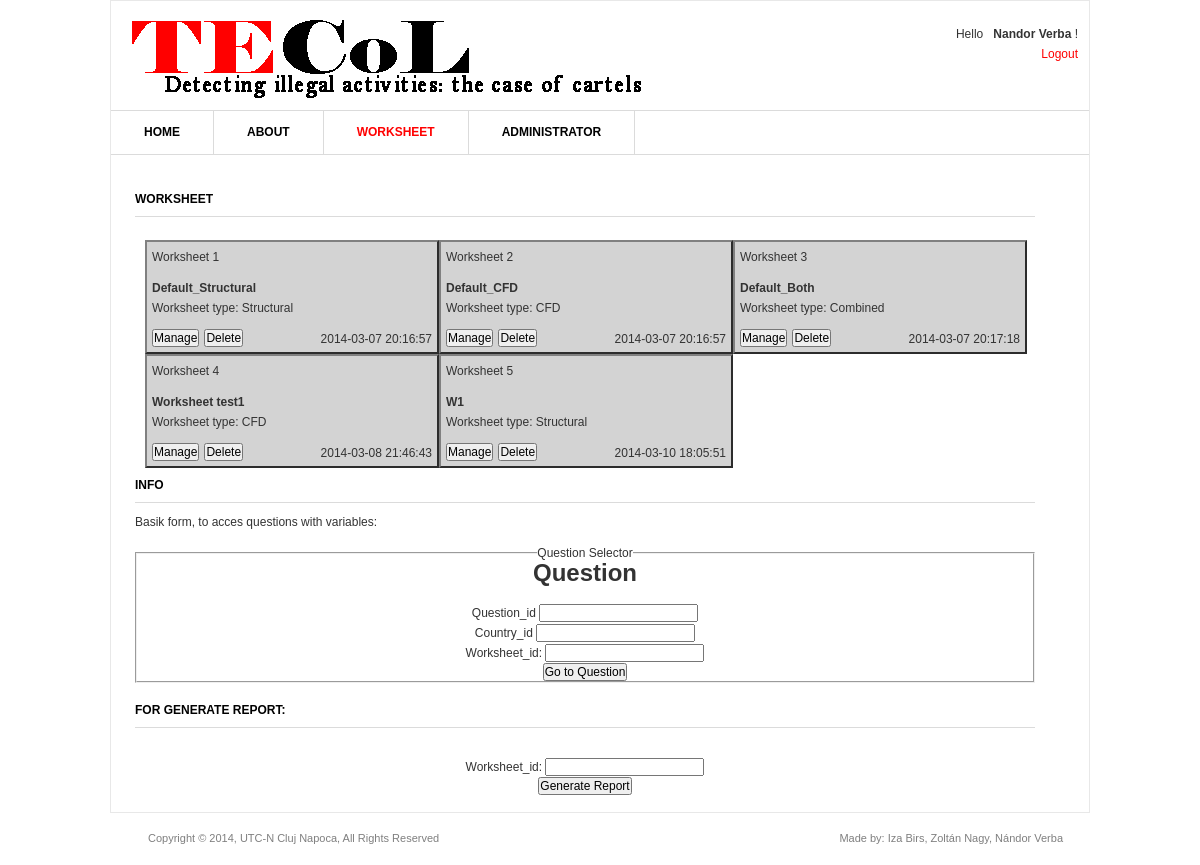
The app's page /tecol/worksheet.php (signed in), older data.
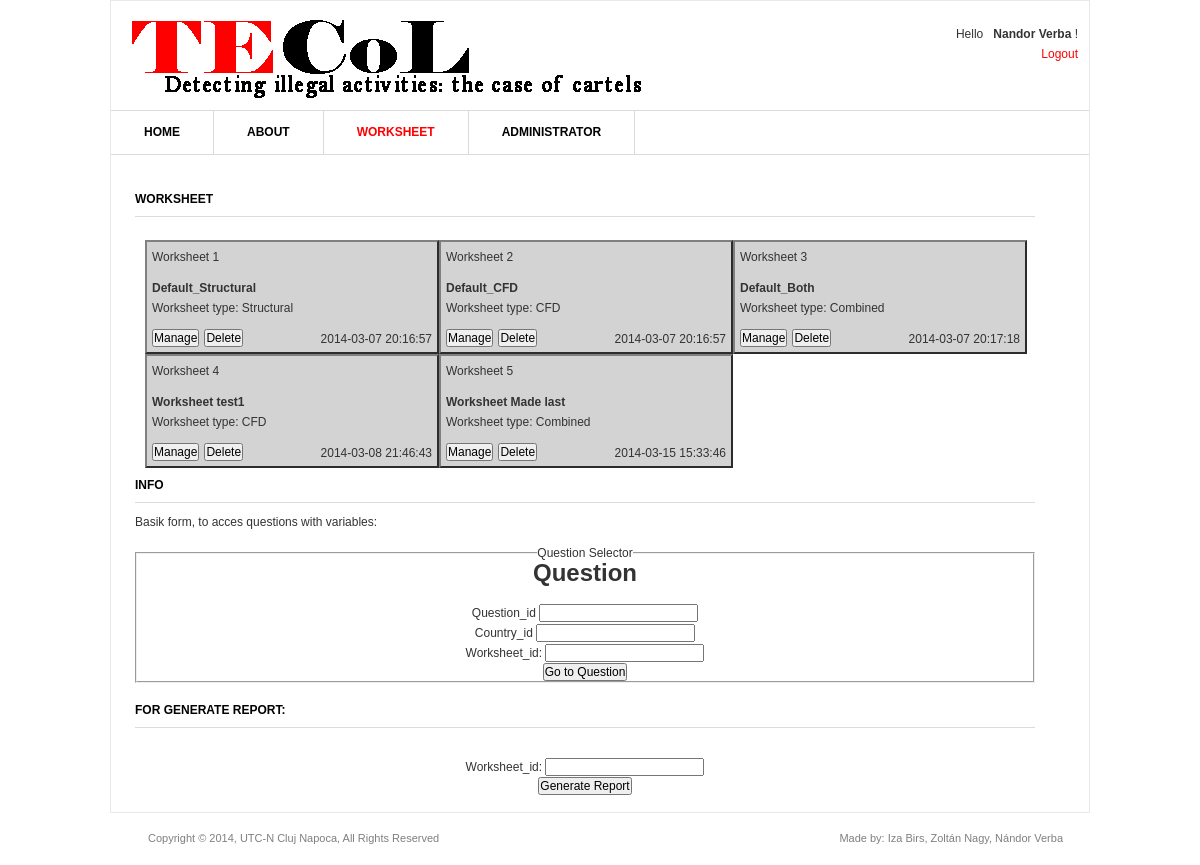
The same page, newer data.
### tables this page shows
CREATE TABLE IF NOT EXISTS `worksheet` (
  `w_id` int(11) NOT NULL AUTO_INCREMENT,
  `u_id` int(11) NOT NULL,
  `w_name` varchar(30) NOT NULL,
  `w_type` tinyint(1) NOT NULL COMMENT '0 for Structural 1 for CFD',
  `w_date` datetime NOT NULL DEFAULT CURRENT_TIMESTAMP,
  PRIMARY KEY (`w_id`)
);

### tecol/worksheet.php (the view, shortened to what this page needs)
<!DOCTYPE html PUBLIC "-//W3C//DTD XHTML 1.0 Transitional//EN" "http://www.w3.org/TR/xhtml1/DTD/xhtml1-transitional.dtd">
<html xmlns="http://www.w3.org/1999/xhtml">
<head>
<link rel='stylesheet' href='css/style.css' type='text/css' media='all' />
<link rel='stylesheet' href='css/jquery.jcarousel.css' type='text/css' media='all' />
</head>
<body>
<div class="shell">
  <div class="border">
    <div id="header">
      <h1 id="logo"><a href="#" class="notext">beSMART</a></h1>
      <div class="socials right">
        <ul>
		<div style='text-align:right'>
		<?php
          if(isset($_SESSION['username']))
	 { echo "	<p> Hello &nbsp <b> ";
	 echo $_SESSION['username'];
	echo " </b>!</p> <a href='logout.php'>Logout </a>";
	}
	else
	echo"
	<p><b> Guest User </b></p>
	<a href='login.php'>Login</a>&nbsp&nbsp&nbsp&nbsp
	<a href='create.php'>Create Account </a>";
	?>
        </div></ul>
      </div>
    </div>
    <div id="navigation">
      <ul>
        <li><a href="index.php" >Home</a></li>
        <li><a href="about.php" >About</a></li>
		<?php
		if(isset($_SESSION['username']))
		{
		echo "<li><a href='worksheet.php' class='active'>Worksheet</a></li>";
        if (isset($_SESSION['admin']))
		{
		echo "<li><a href='admin.php'>Administrator</a></li>";
		}
        }
		?>
      </ul>
    </div>
    <div id="main">
		<div class="highlight">
		<div style='width:900px;float:left'>
          <h3> Worksheet </h3>
		  <div style='width:900px;float:left;padding:10px'>
          <?php
$id=$_SESSION['id'];
$sql="SELECT * FROM `worksheet` JOIN `users` ON worksheet.u_id = users.u_id  WHERE (username='$id' )";
$i=0;
$result=mysql_query($sql) or die("cannot connect 2 ");
    while($row = mysql_fetch_array($result)) {
	$i++;
		  echo "
		  <div style='width:280px;height:100px;float:left;padding:5px;border-width:2px;background-color:#d3d3d3; border-style: outset; border-color: gray;'>
		  <p>";
		  echo "Worksheet ".$i;
		  echo"</p>
		  <b>";
		  echo $row['w_name']."</b>";
		  switch ($row['w_type'])
		  {
		  case 1:$type=" Structural";break;
		  case 2:$type=" CFD";break;
		  case 3:$type=" Combined";break;
		  }
		  echo "<p>Worksheet type:".$type."</p>";
		  echo "
		  <form action='worksheet_detailed.php' method='post' style='float:left;padding-right:5px'>
		  <input type='hidden' name='worksheet' id='worksheet' value=".$row['w_id'].">
		  <input type='submit' name='Submit' value='Manage' />
		  </form>
		  <form action='worksheet_delete.php' method='post' style='float:left' onSubmit=\"if(!confirm('Are you sure you want to delete the Worksheet?')){return false;}\">
		  <input type='hidden' name='worksheet' id='worksheet' value=".$row['w_id'].">
		  <input type='submit' name='Submit' value='Delete' />
		  </form>
		  <p  style='text-align:right;float:right' >";
		  echo $row['w_date'];
		  echo "</p>
		  </div>";}
		  ?>
		  </div >
		  <div style='width:900px;paddig:10px'>
		  <h3> Info </h3>
		  <p> Basik form, to acces questions with variables:</p>
		  <form id='question' style='text-align:center' action='question.php' method='post' accept-charset='UTF-8'>
			<fieldset >
			<legend>Question Selector</legend>
			<h1> Question </h1>
			<label for='username' >Question_id</label>
			<input type='int' name='question' id='question'  />
			<label for='country' >Country_id</label>
			<input type='int' name='country' id='country'  />
			<label for='last_name' >Worksheet_id:</label>
			<input type='int' name='worksheet' id='worksheet' />
			<input type='submit' name='Submit' value='Go to Question' />
			</fieldset>
		   </form>
		<h3> For Generate Report: </h3>
		<form style='text-align:center' action='report.php' method='post' accept-charset='UTF-8'>
		<label for='last_name' >Worksheet_id:</label>
		<input type='int' name='worksheet' id='worksheet' />
		<input type='submit' name='Submit' value='Generate Report' />
		</form>
	</div>
</div>
		</div>
    </div>
    <div class="shadow-l"></div>
    <div class="shadow-r"></div>
    <div class="shadow-b"></div>
  </div>
  <div id="footer">
    <p class='left'>Copyright &copy; 2014, UTC-N Cluj Napoca, All Rights Reserved</p>
    <p class='right'>Made by: Iza Birs, Zoltán Nagy, Nándor Verba</p>
  </div>
</div>
</body>
</html>

Row changes from the older to the newer data that the page shows:
removed worksheet: w_name "W1", w_type "Structural", w_date "2014-03-10 18:05:51"
added worksheet: w_name "Worksheet Made last", w_type "Combined", w_date "2014-03-15 15:33:46"
